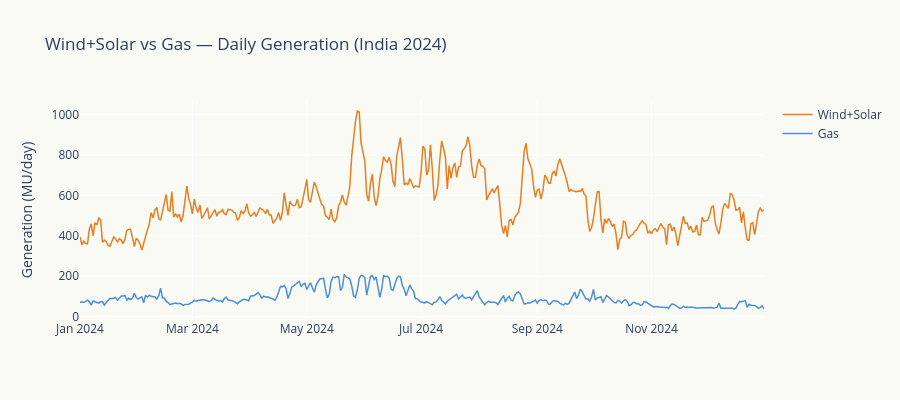

Write notebook code for a chart like this one.
### Markdown cell above
## 3. Wind+Solar vs Gas — The Displacement Story

### Code cell
fig = go.Figure()

fig.add_trace(go.Scatter(
    x=df24['date'], y=df24['wind_solar'],
    name='Wind+Solar', mode='lines',
    line=dict(width=1.5, color=palette['wind_solar']),
    hovertemplate='W+S: %{y:.0f} MU<extra></extra>',
))
fig.add_trace(go.Scatter(
    x=df24['date'], y=df24['gas'],
    name='Gas', mode='lines',
    line=dict(width=1.5, color=palette['gas']),
    hovertemplate='Gas: %{y:.0f} MU<extra></extra>',
))

fig.update_layout(
    title='Wind+Solar vs Gas — Daily Generation (India 2024)',
    yaxis_title='Generation (MU/day)',
    hovermode='x unified',
    plot_bgcolor='#FAFAF5', paper_bgcolor='#FAFAF5',
    height=400,
)
fig.show()

ws_beats_gas = (df24['wind_solar'] > df24['gas']).sum()
print(f'Wind+Solar beat Gas on {ws_beats_gas} of 366 days ({ws_beats_gas/366*100:.0f}%)')
print(f'W+S avg: {df24["wind_solar"].mean():.0f} MU vs Gas avg: {df24["gas"].mean():.0f} MU')
print(f'Ratio: Wind+Solar are {df24["wind_solar"].mean()/df24["gas"].mean():.1f}x Gas on average')

### Figure 1 — Plotly figure (JSON) as saved in the notebook; plotly's stock layout.template omitted (floating-point values rounded to 4 significant figures; data arrays with more than 128 entries replaced by an {"elided": "..."} marker saying what was removed)
{"data": [{"hovertemplate": "W+S: %{y:.0f} MU<extra></extra>", "line": {"color": "#E67E22", "width": 1.5}, "mode": "lines", "name": "Wind+Solar", "type": "scatter", "x": {"elided": "366 str values"}, "y": {"elided": "366 float values"}}, {"hovertemplate": "Gas: %{y:.0f} MU<extra></extra>", "line": {"color": "#4A90D9", "width": 1.5}, "mode": "lines", "name": "Gas", "type": "scatter", "x": {"elided": "366 str values"}, "y": {"elided": "366 float values"}}], "layout": {"height": 400, "hovermode": "x unified", "paper_bgcolor": "#FAFAF5", "plot_bgcolor": "#FAFAF5", "title": {"text": "Wind+Solar vs Gas — Daily Generation (India 2024)"}, "yaxis": {"title": {"text": "Generation (MU/day)"}}}}
